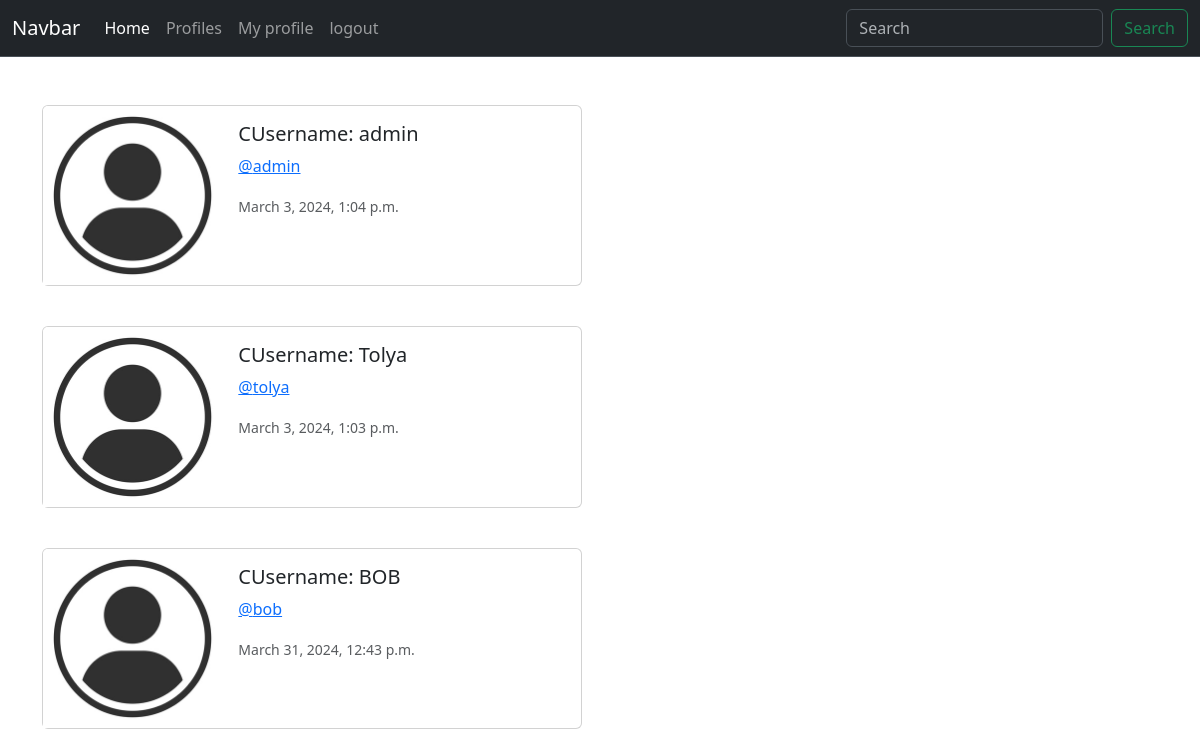
Before: /profiles (signed in) with the older database file.
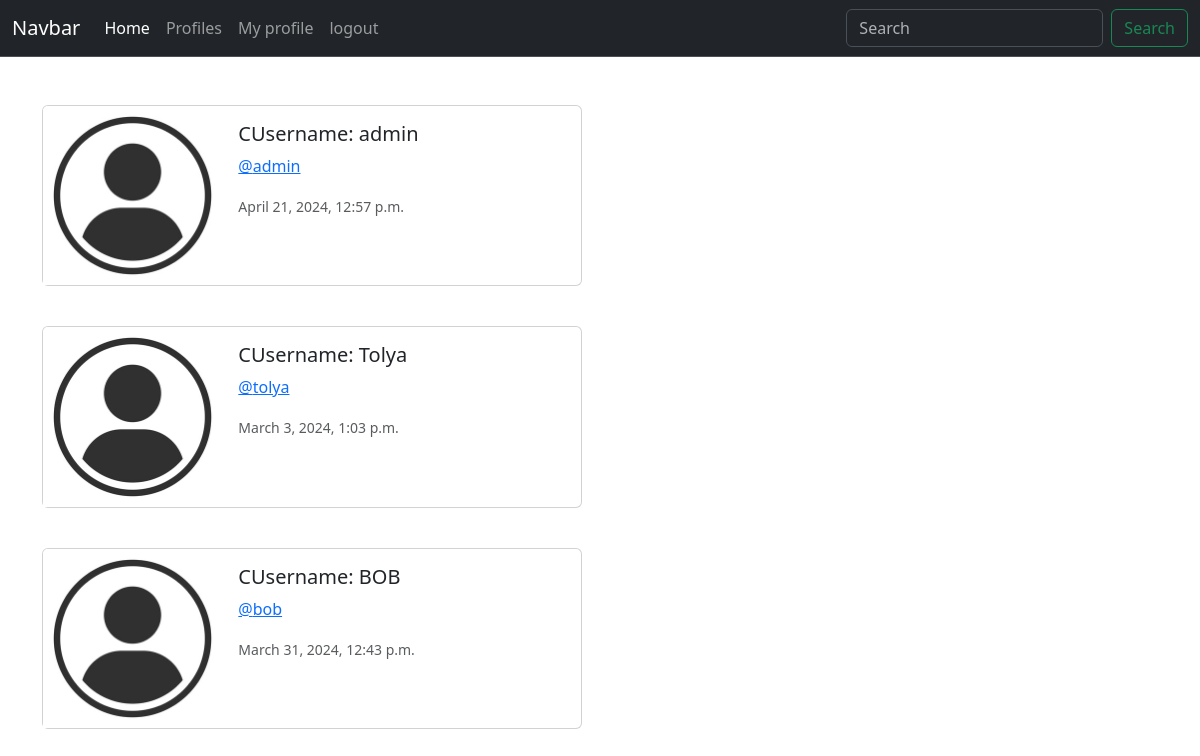
After: the same page with the newer database file.
### GOODGIT/models.py (models this page shows, shortened)
class Profile(models.Model):
    user = models.OneToOneField(User, on_delete=models.CASCADE)
    image = models.ImageField(upload_to='images/', blank=True, null=True)
    follows = models.ManyToManyField("self", related_name="followed_by", symmetrical=False, blank=True)
    date_create = models.DateTimeField(User, auto_now=True)

### GOODGIT/views.py (the view)
# urls.py: path('profiles', views.profiles, name='profiles'),
def profiles(request):
    if request.user.is_authenticated:
        l = Profile.objects.exclude(user=request.user)
        return render(request, 'Profilepages.html', {"list_profile":l})
    else:
        messages.success(request, ("You ougth to be singed in!"))
        return redirect("home")

### GOODGIT/templates/Profilepages.html
{% extends "base.html" %}
{% load static %}
{% block content %}
    {% for i in list_profile %}
        <div class="card mb-3" style="max-width: 540px;">
            <div class="row g-0">
            <div class="col-md-4">
                <img src="{% if i.image %}{{ i.image.url }}{% else %}{% static "images/avatar.jpg" %}{% endif %}" class="card-img-top img-fluid">
            </div>
            <div class="col-md-8">
                <div class="card-body">
                <h5 class="card-title">CUsername: {{ i.user.username }} </h5>
                <p class="card-text"><a href="{% url 'someonesprofile' i.id %}"> @{{ i.user.username|lower }} </a></p>
                <p class="card-text"><small class="text-body-secondary"> {{ i.date_create }} </small></p>
                </div>
            </div>
            </div>
        </div>
        <br>
    {% endfor %}
{% endblock %}

Changed rows visible on the page:
changed Profile "admin": date_create "March 3, 2024, 1:04 p.m." → "April 21, 2024, 12:57 p.m."
